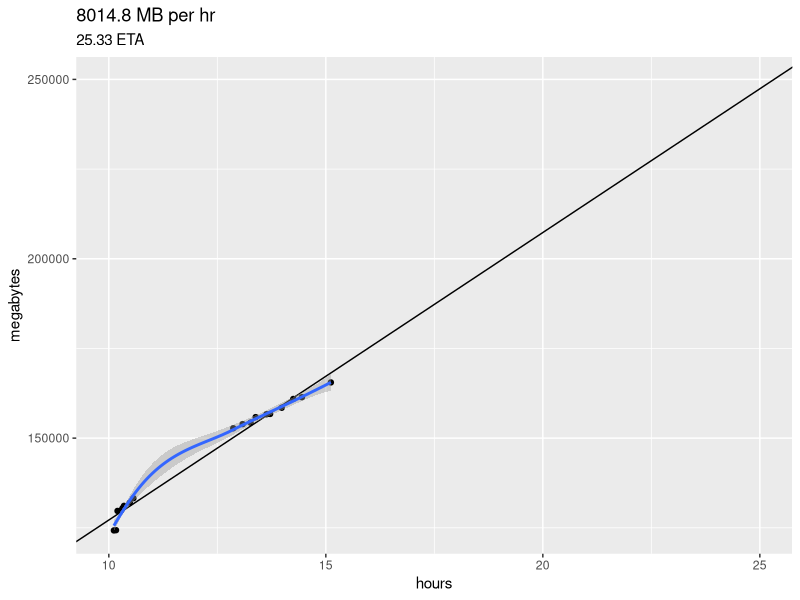

Reproduce this figure in R.
library(here)
library(ggplot2)
library(dplyr)

raw = read.csv(here('mb_free.txt'))
# raw = read.csv('~/Desktop/emptying-trash/mb_free.txt')

raw %>%
mutate(hours = timenocolon %/% 100 + (timenocolon - timenocolon %/% 100 * 100) / 60) ->
X

lin_reg <- lm(formula = megabytes ~ hours, data = X)
m = lin_reg$coefficients[2]
b = lin_reg$coefficients[1]

mround = round(m, 1)
eta = round((250000 - b) / m, 2)
# 250 = m * x + b
# (250 - b) / m = x

qplot(x= hours, y=megabytes, data=X) + geom_abline(slope=m, intercept=b) + labs(title=paste(mround, 'MB per hr'), subtitle = paste(eta, 'ETA')) + xlim(10,25) + ylim(NA, 250000) + geom_smooth()
